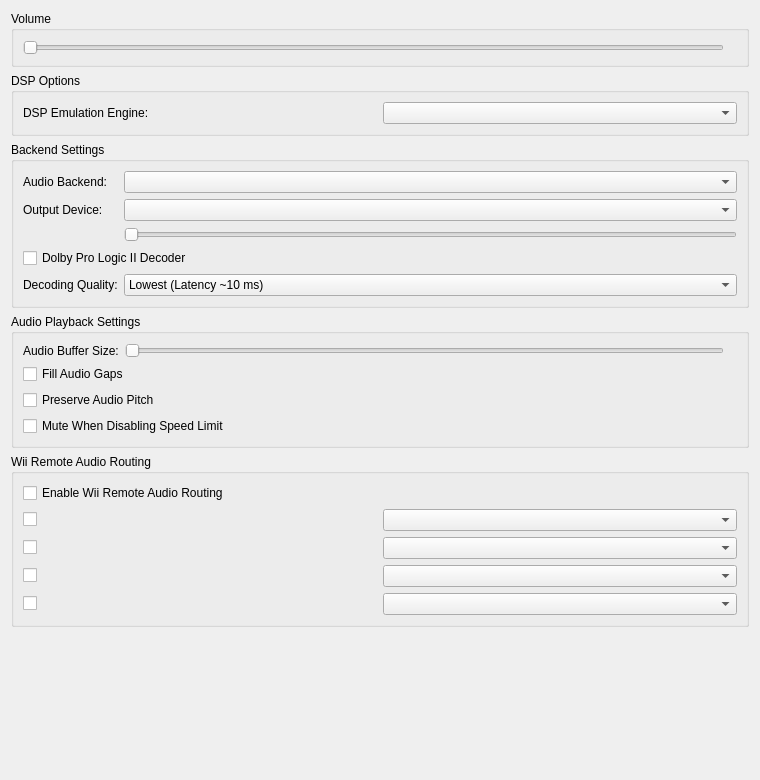
<?xml version="1.0" encoding="UTF-8"?>
<ui version="4.0">
 <class>AudioPane</class>
 <widget class="QWidget" name="AudioPane">
  <property name="geometry">
   <rect>
    <x>0</x>
    <y>0</y>
    <width>760</width>
    <height>780</height>
   </rect>
  </property>
  <property name="sizePolicy">
   <sizepolicy hsizetype="Expanding" vsizetype="Fixed">
    <horstretch>0</horstretch>
    <verstretch>0</verstretch>
   </sizepolicy>
  </property>
  <layout class="QVBoxLayout" name="rootLayout">
   <item>
    <widget class="QGroupBox" name="volumeGroup">
     <property name="title">
      <string>Volume</string>
     </property>
     <layout class="QHBoxLayout" name="volumeLayout">
      <item>
       <widget class="QSlider" name="volumeSlider">
        <property name="maximum">
         <number>100</number>
        </property>
        <property name="orientation">
         <enum>Qt::Orientation::Horizontal</enum>
        </property>
       </widget>
      </item>
      <item>
       <widget class="QLabel" name="volumeValueLabel">
        <property name="text">
         <string notr="true"/>
        </property>
        <property name="alignment">
         <set>Qt::AlignmentFlag::AlignCenter</set>
        </property>
       </widget>
      </item>
     </layout>
    </widget>
   </item>
   <item>
    <layout class="QVBoxLayout" name="mainColumnLayout">
     <item>
      <widget class="QGroupBox" name="dspGroup">
       <property name="title">
        <string>DSP Options</string>
       </property>
       <layout class="QGridLayout" name="dspLayout">
        <item row="0" column="0">
         <widget class="QLabel" name="dspEngineLabel">
          <property name="text">
           <string>DSP Emulation Engine:</string>
          </property>
          <property name="buddy">
           <cstring>dspEngineComboBox</cstring>
          </property>
         </widget>
        </item>
        <item row="0" column="1">
         <widget class="QComboBox" name="dspEngineComboBox"/>
        </item>
       </layout>
      </widget>
     </item>
     <item>
      <widget class="QGroupBox" name="backendGroup">
       <property name="title">
        <string>Backend Settings</string>
       </property>
       <layout class="QFormLayout" name="backendLayout">
        <property name="fieldGrowthPolicy">
         <enum>QFormLayout::FieldGrowthPolicy::AllNonFixedFieldsGrow</enum>
        </property>
        <property name="formAlignment">
         <set>Qt::AlignmentFlag::AlignLeading|Qt::AlignmentFlag::AlignLeft|Qt::AlignmentFlag::AlignTop</set>
        </property>
        <item row="0" column="0">
         <widget class="QLabel" name="backendLabel">
          <property name="text">
           <string>Audio Backend:</string>
          </property>
          <property name="buddy">
           <cstring>backendComboBox</cstring>
          </property>
         </widget>
        </item>
        <item row="0" column="1">
         <widget class="QComboBox" name="backendComboBox"/>
        </item>
        <item row="1" column="0">
         <widget class="QLabel" name="wasapiDeviceLabel">
          <property name="text">
           <string>Output Device:</string>
          </property>
          <property name="buddy">
           <cstring>wasapiDeviceComboBox</cstring>
          </property>
         </widget>
        </item>
        <item row="1" column="1">
         <widget class="QComboBox" name="wasapiDeviceComboBox"/>
        </item>
        <item row="2" column="0">
         <widget class="QLabel" name="latencyLabel">
          <property name="text">
           <string notr="true"/>
          </property>
          <property name="buddy">
           <cstring>latencySlider</cstring>
          </property>
         </widget>
        </item>
        <item row="2" column="1">
         <widget class="QSlider" name="latencySlider">
          <property name="maximum">
           <number>200</number>
          </property>
          <property name="orientation">
           <enum>Qt::Orientation::Horizontal</enum>
          </property>
         </widget>
        </item>
        <item row="3" column="0" colspan="2">
         <widget class="QCheckBox" name="dolbyProLogicCheckBox">
          <property name="text">
           <string>Dolby Pro Logic II Decoder</string>
          </property>
         </widget>
        </item>
        <item row="4" column="0">
         <widget class="QLabel" name="dolbyQualityLabel">
          <property name="text">
           <string>Decoding Quality:</string>
          </property>
          <property name="buddy">
           <cstring>dolbyQualityComboBox</cstring>
          </property>
         </widget>
        </item>
        <item row="4" column="1">
         <widget class="QComboBox" name="dolbyQualityComboBox">
          <item>
           <property name="text">
            <string>Lowest (Latency ~10 ms)</string>
           </property>
          </item>
          <item>
           <property name="text">
            <string>Low (Latency ~20 ms)</string>
           </property>
          </item>
          <item>
           <property name="text">
            <string>High (Latency ~40 ms)</string>
           </property>
          </item>
          <item>
           <property name="text">
            <string>Highest (Latency ~80 ms)</string>
           </property>
          </item>
         </widget>
        </item>
       </layout>
      </widget>
     </item>
     <item>
      <widget class="QGroupBox" name="playbackGroup">
       <property name="title">
        <string>Audio Playback Settings</string>
       </property>
       <layout class="QGridLayout" name="playbackLayout">
        <item row="0" column="0">
         <widget class="QLabel" name="audioBufferSizeLabel">
          <property name="text">
           <string>Audio Buffer Size:</string>
          </property>
          <property name="buddy">
           <cstring>audioBufferSizeSlider</cstring>
          </property>
         </widget>
        </item>
        <item row="0" column="1">
         <widget class="QSlider" name="audioBufferSizeSlider">
          <property name="minimum">
           <number>16</number>
          </property>
          <property name="maximum">
           <number>512</number>
          </property>
          <property name="singleStep">
           <number>8</number>
          </property>
          <property name="pageStep">
           <number>8</number>
          </property>
          <property name="orientation">
           <enum>Qt::Orientation::Horizontal</enum>
          </property>
         </widget>
        </item>
        <item row="0" column="2">
         <widget class="QLabel" name="audioBufferSizeValueLabel">
          <property name="text">
           <string notr="true"/>
          </property>
         </widget>
        </item>
        <item row="1" column="0" colspan="3">
         <widget class="QCheckBox" name="audioFillGapsCheckBox">
          <property name="text">
           <string>Fill Audio Gaps</string>
          </property>
         </widget>
        </item>
        <item row="2" column="0" colspan="3">
         <widget class="QCheckBox" name="audioPreservePitchCheckBox">
          <property name="text">
           <string>Preserve Audio Pitch</string>
          </property>
         </widget>
        </item>
        <item row="3" column="0" colspan="3">
         <widget class="QCheckBox" name="muteOnUnlimitedSpeedCheckBox">
          <property name="text">
           <string>Mute When Disabling Speed Limit</string>
          </property>
         </widget>
        </item>
       </layout>
      </widget>
     </item>
     <item>
      <widget class="QGroupBox" name="wiimoteRoutingGroup">
       <property name="title">
        <string>Wii Remote Audio Routing</string>
       </property>
       <layout class="QGridLayout" name="wiimoteRoutingLayout">
        <item row="0" column="0" colspan="2">
         <widget class="QCheckBox" name="wiimoteRoutingCheckBox">
          <property name="text">
           <string>Enable Wii Remote Audio Routing</string>
          </property>
         </widget>
        </item>
        <item row="1" column="0">
         <widget class="QCheckBox" name="wiimote1CheckBox">
          <property name="text">
           <string notr="true"/>
          </property>
         </widget>
        </item>
        <item row="1" column="1">
         <widget class="QComboBox" name="wiimote1DeviceComboBox"/>
        </item>
        <item row="2" column="0">
         <widget class="QCheckBox" name="wiimote2CheckBox">
          <property name="text">
           <string notr="true"/>
          </property>
         </widget>
        </item>
        <item row="2" column="1">
         <widget class="QComboBox" name="wiimote2DeviceComboBox"/>
        </item>
        <item row="3" column="0">
         <widget class="QCheckBox" name="wiimote3CheckBox">
          <property name="text">
           <string notr="true"/>
          </property>
         </widget>
        </item>
        <item row="3" column="1">
         <widget class="QComboBox" name="wiimote3DeviceComboBox"/>
        </item>
        <item row="4" column="0">
         <widget class="QCheckBox" name="wiimote4CheckBox">
          <property name="text">
           <string notr="true"/>
          </property>
         </widget>
        </item>
        <item row="4" column="1">
         <widget class="QComboBox" name="wiimote4DeviceComboBox"/>
        </item>
       </layout>
      </widget>
     </item>
    </layout>
   </item>
   <item>
    <spacer name="verticalSpacer">
     <property name="orientation">
      <enum>Qt::Orientation::Vertical</enum>
     </property>
     <property name="sizeHint" stdset="0">
      <size>
       <width>20</width>
       <height>40</height>
      </size>
     </property>
    </spacer>
   </item>
  </layout>
 </widget>
 <tabstops>
  <tabstop>volumeSlider</tabstop>
  <tabstop>dspEngineComboBox</tabstop>
  <tabstop>backendComboBox</tabstop>
  <tabstop>wasapiDeviceComboBox</tabstop>
  <tabstop>latencySlider</tabstop>
  <tabstop>dolbyProLogicCheckBox</tabstop>
  <tabstop>dolbyQualityComboBox</tabstop>
  <tabstop>audioBufferSizeSlider</tabstop>
  <tabstop>audioFillGapsCheckBox</tabstop>
  <tabstop>audioPreservePitchCheckBox</tabstop>
  <tabstop>muteOnUnlimitedSpeedCheckBox</tabstop>
  <tabstop>wiimoteRoutingCheckBox</tabstop>
  <tabstop>wiimote1CheckBox</tabstop>
  <tabstop>wiimote1DeviceComboBox</tabstop>
  <tabstop>wiimote2CheckBox</tabstop>
  <tabstop>wiimote2DeviceComboBox</tabstop>
  <tabstop>wiimote3CheckBox</tabstop>
  <tabstop>wiimote3DeviceComboBox</tabstop>
  <tabstop>wiimote4CheckBox</tabstop>
  <tabstop>wiimote4DeviceComboBox</tabstop>
 </tabstops>
 <resources/>
 <connections/>
</ui>
